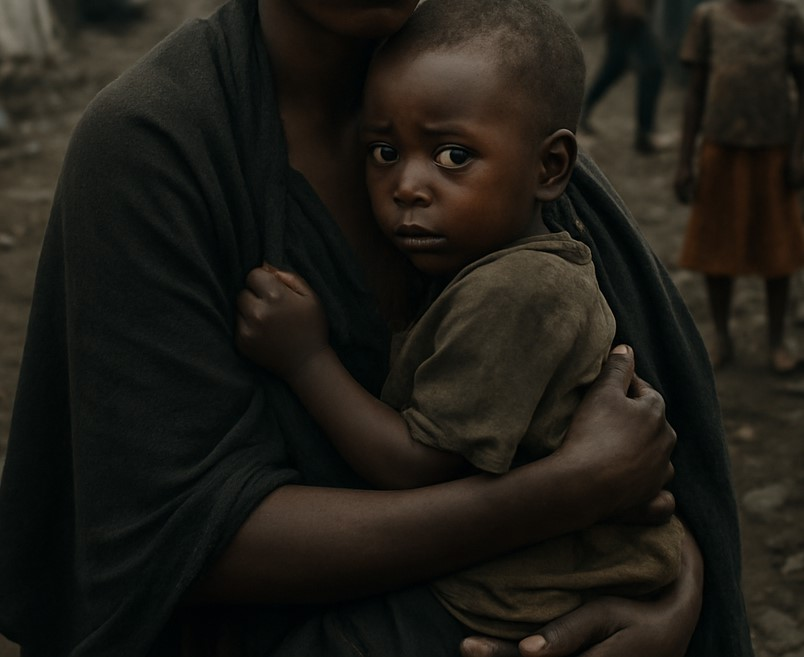
#> input picture assets/images/image1.jpg, 804 x 657 px; its folder holds only this picture in this run
$ python -i image_preprocess.py   (imports and definitions only)   (older library calls are emulated)
#> lines starting #> are read from the running program, lines starting #| are printed output that depends on the picture; after the words box and inside, x2 and y2 are one past the last pixel; in counts of white or black regions, pixels touching at a corner belong together
from PIL import Image, ImageEnhance, ImageFilter
import numpy as np
from typing import Tuple, Optional
import cv2

class ImagePreprocessor:
    def __init__(self, target_size: Tuple[int, int] = (224, 224)):
        self.target_size = target_size

    # [33 lines left out: function enhance_image, not called in this run]

    def detect_skin_region(self, image_path: str) -> Optional[np.ndarray]:
        """Détecte et isole les régions de peau dans l'image"""
#> called with image_path = '../../assets/images/image1.jpg'
        try:
            # Chargement avec OpenCV
            image = cv2.imread(image_path)
#> image is the input picture: shape (657, 804, 3); mean B, G, R 22.2, 28.3, 30.7
            image_rgb = cv2.cvtColor(image, cv2.COLOR_BGR2RGB)

            # Conversion en HSV pour la détection de peau
            hsv = cv2.cvtColor(image, cv2.COLOR_BGR2HSV)
#> hsv: shape (657, 804, 3); mean H, S, V 42, 93.7, 32.3

            # Plages de couleur pour la peau (ajustées pour différents tons)
            lower_skin1 = np.array([0, 20, 70], dtype=np.uint8)
            upper_skin1 = np.array([20, 255, 255], dtype=np.uint8)

            lower_skin2 = np.array([0, 0, 0], dtype=np.uint8)
            upper_skin2 = np.array([180, 80, 255], dtype=np.uint8)

            # Création des masques
            mask1 = cv2.inRange(hsv, lower_skin1, upper_skin1)
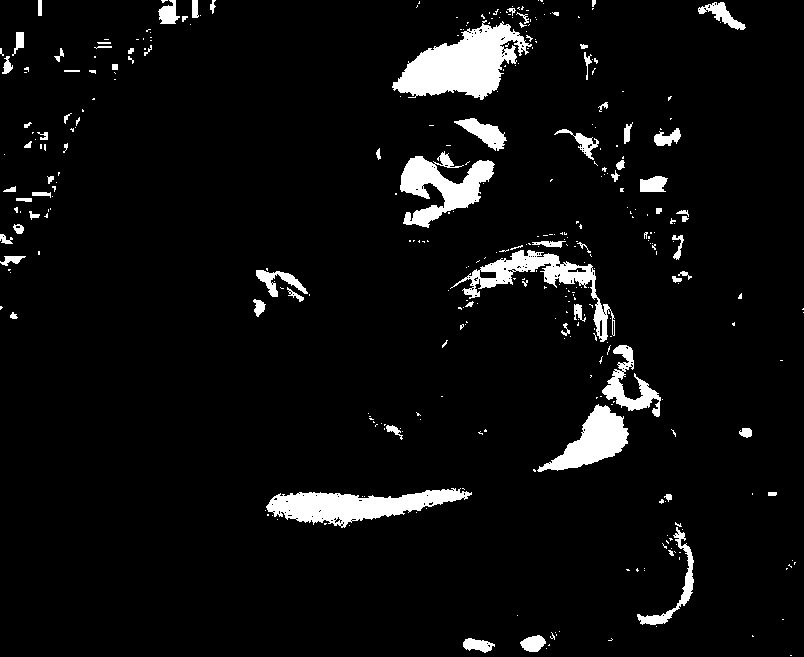
#> mask1: shape (657, 804); 5.5% white; 354 white regions (279 under 20 px), largest, box (x1, y1, x2, y2) and area: (392, 20, 532, 100) 5781, (266, 488, 472, 528) 4128, (400, 151, 495, 228) 3319
            mask2 = cv2.inRange(hsv, lower_skin2, upper_skin2)
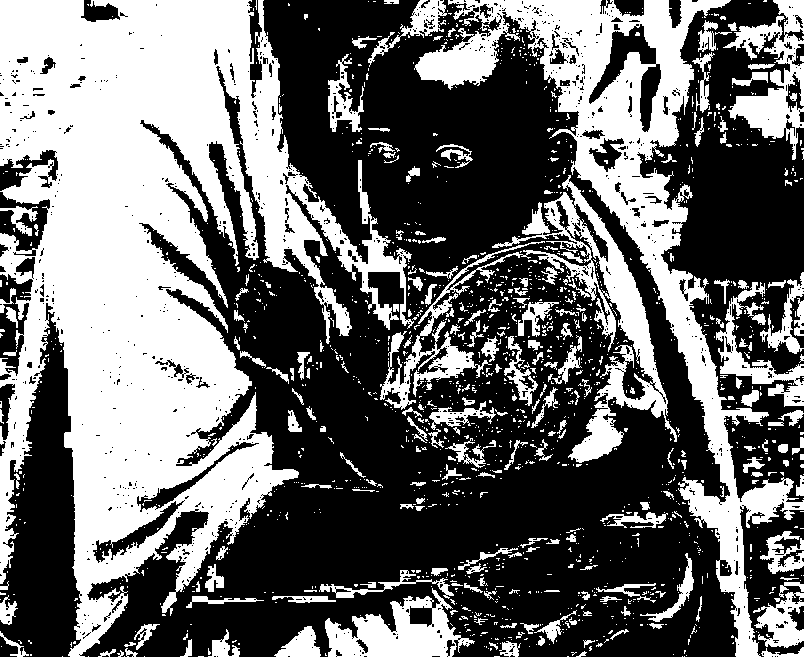
#> mask2: shape (657, 804); 42.1% white; 1567 white regions (1332 under 20 px), largest, box (x1, y1, x2, y2) and area: (0, 0, 414, 657) 125297, (414, 0, 804, 657) 38602, (380, 175, 677, 463) 13979
            mask = cv2.bitwise_or(mask1, mask2)
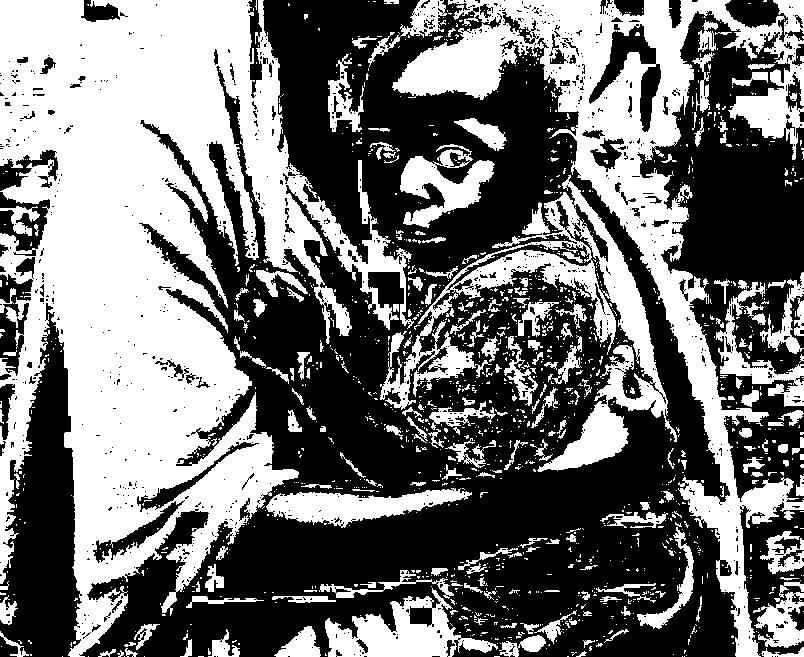
#> mask: shape (657, 804); 45.2% white; 1480 white regions (1257 under 20 px), largest, box (x1, y1, x2, y2) and area: (0, 0, 414, 657) 125443, (392, 0, 804, 657) 46914, (380, 175, 677, 472) 17603

            # Nettoyage du masque
            kernel = cv2.getStructuringElement(cv2.MORPH_ELLIPSE, (5, 5))
            mask = cv2.morphologyEx(mask, cv2.MORPH_OPEN, kernel)
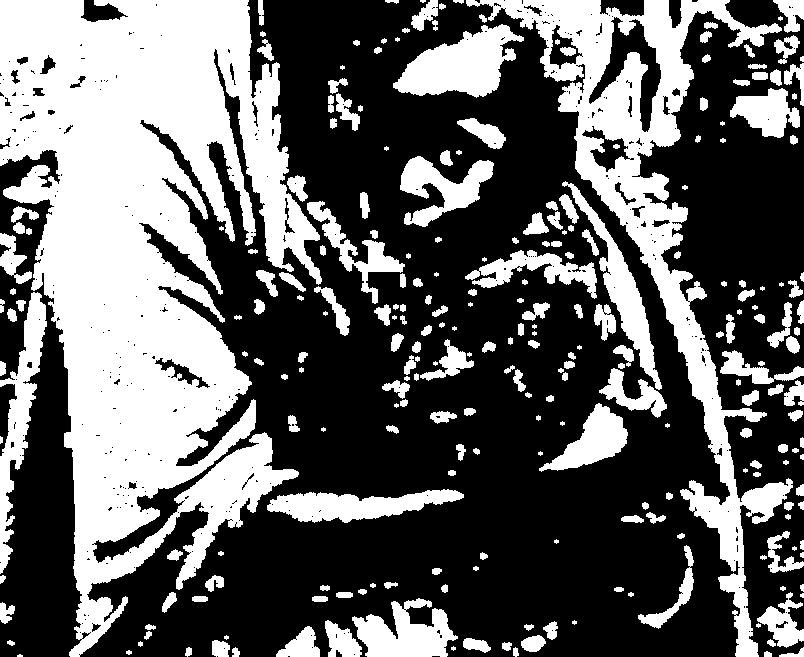
#> mask: shape (657, 804); 38.8% white; 260 white regions (35 under 20 px), largest, box (x1, y1, x2, y2) and area: (0, 0, 322, 657) 110015, (466, 0, 793, 657) 33274, (393, 24, 524, 98) 5414
            mask = cv2.morphologyEx(mask, cv2.MORPH_CLOSE, kernel)
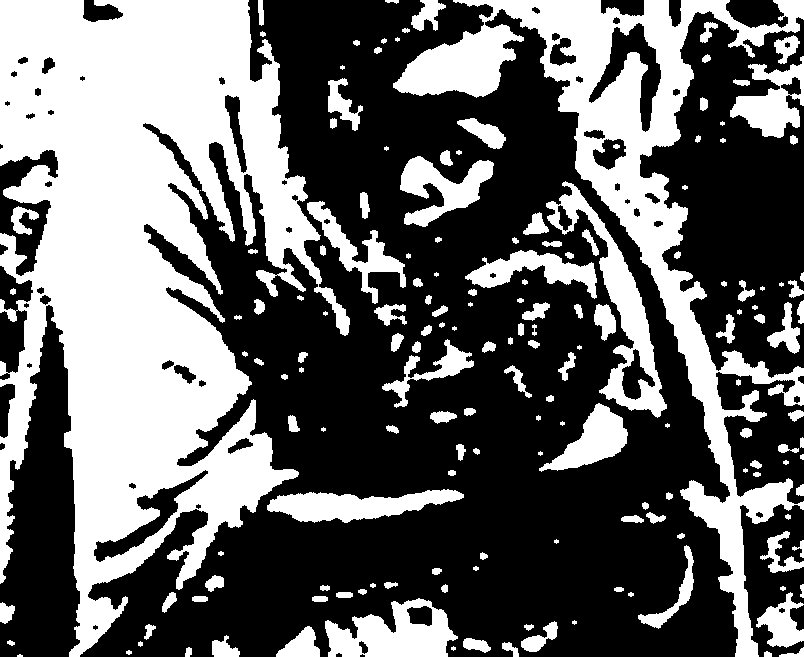
#> mask: shape (657, 804); 40% white; 168 white regions (21 under 20 px), largest, box (x1, y1, x2, y2) and area: (0, 0, 350, 657) 119790, (393, 0, 804, 657) 43181, (546, 181, 667, 418) 6021

            # Application du masque
            result = cv2.bitwise_and(image_rgb, image_rgb, mask=mask)
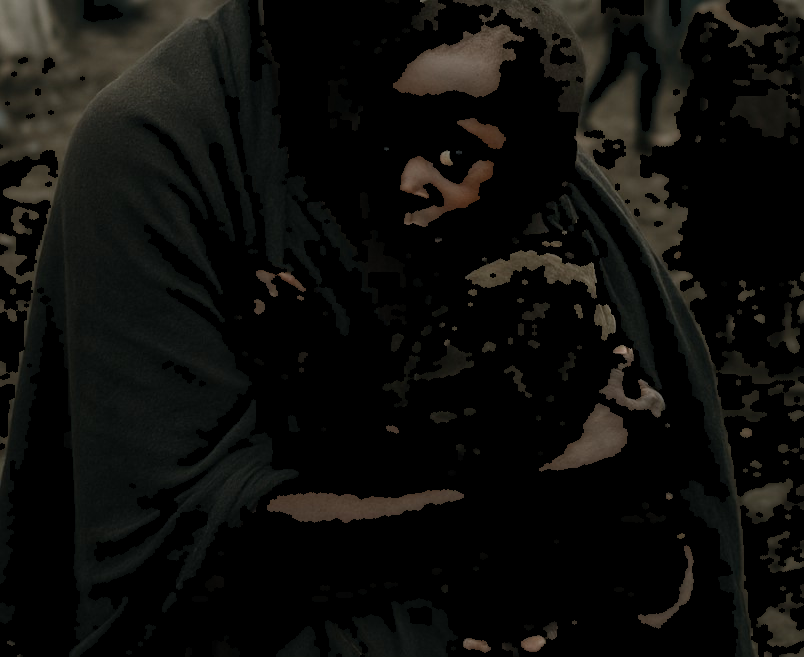
#> result: shape (657, 804, 3); mean R, G, B 14.4, 14.1, 11.8

            return result

        except Exception as e:
            print(f"Erreur lors de la détection de peau: {e}")
            return None

    # [65 lines left out: functions extract_texture_features, prepare_for_model, not called in this run]

# Instance globale
image_preprocessor = ImagePreprocessor()

>>> result = ImagePreprocessor().detect_skin_region('../../assets/images/image1.jpg')
